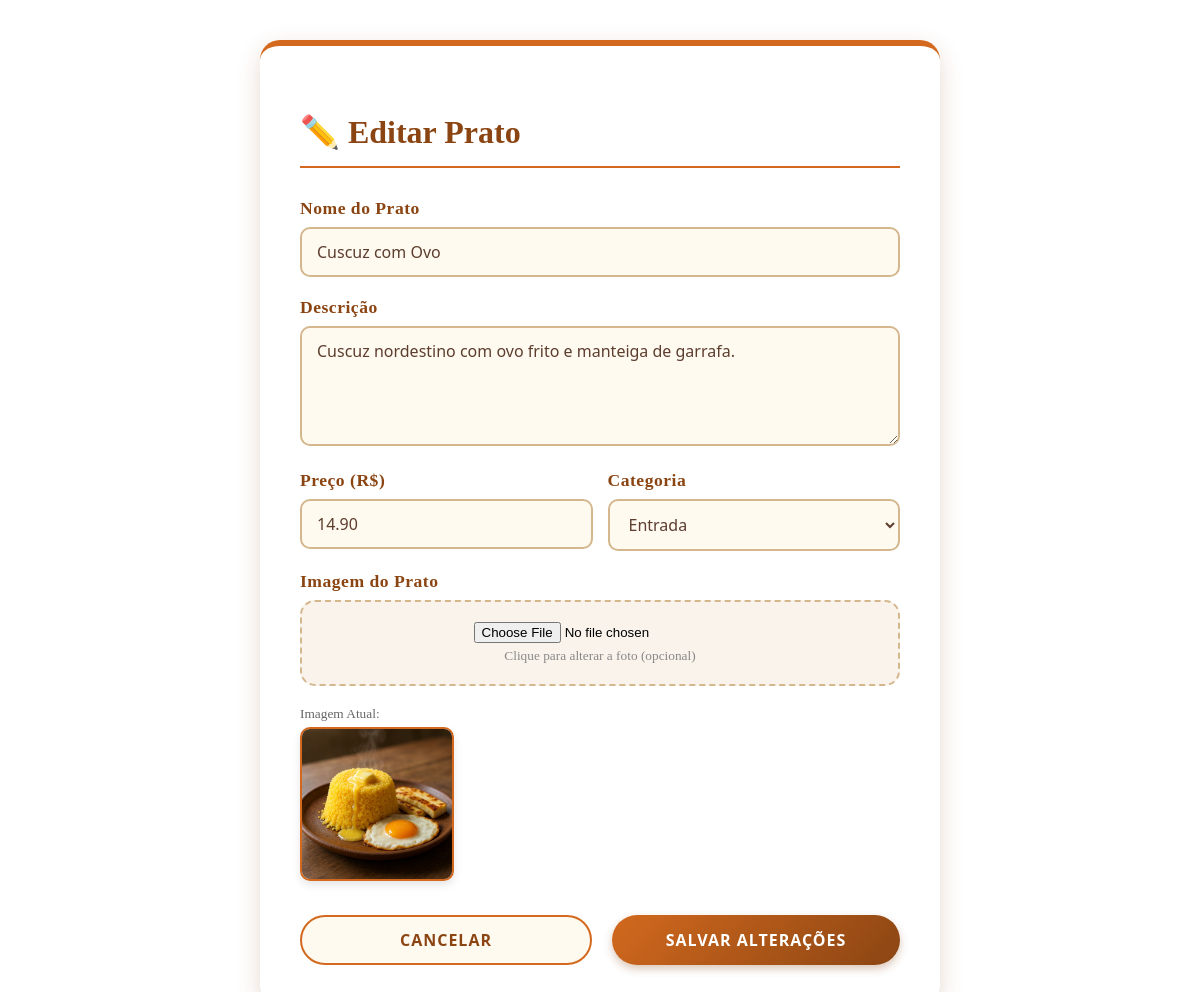
/pratos/editar.php?id=1, run on the app's committed database.
### tables this page shows
CREATE TABLE pratos (
    id INT PRIMARY KEY AUTO_INCREMENT,
    nome VARCHAR(100),
    descricao TEXT,
    preco DECIMAL(10,2),
    imagem VARCHAR(255),
    categoria_id INT,
    FOREIGN KEY (categoria_id) REFERENCES categorias(id)
);

CREATE TABLE categorias (
    id INT PRIMARY KEY AUTO_INCREMENT,
    nome VARCHAR(50)
);

### pratos/editar.php (the view, shortened to what this page needs)
<?php
include ("../conexao/conexao.php");
$id = $_GET['id'];
$sql_busca = "SELECT * FROM pratos WHERE id=$id";
$result_busca = $conn->query($sql_busca);
$prato = $result_busca->fetch_assoc();
$categorias = $conn->query("SELECT * FROM categorias");
?>
<!DOCTYPE html>
<html lang="pt-br">
<head>
    <link rel="stylesheet" href="../css/editar.css">
</head>
<body>
<div class="form-container">
    <h2>✏️ Editar Prato</h2>
    <form method="POST" enctype="multipart/form-data">
        <label for="nome">Nome do Prato</label>
        <input type="text" id="nome" name="nome" value="<?= htmlspecialchars($prato['nome']) ?>" required>
        <label for="descricao">Descrição</label>
        <textarea id="descricao" name="descricao" required><?= htmlspecialchars($prato['descricao']) ?></textarea>
        <div style="display: flex; gap: 15px;">
            <div style="flex: 1;">
                <label for="preco">Preço (R$)</label>
                <input type="number" step="0.01" id="preco" name="preco" value="<?= $prato['preco'] ?>" required>
            </div>
            <div style="flex: 1;">
                <label for="categoria">Categoria</label>
                <select id="categoria" name="categoria_id">
                    <?php while ($cat = $categorias->fetch_assoc()) { ?>
                        <option value="<?= $cat['id'] ?>" <?= ($cat['id'] == $prato['categoria_id']) ? 'selected' : '' ?>>
                            <?= $cat['nome'] ?>
                        </option>
                    <?php } ?>
                </select>
            </div>
        </div>
        <label>Imagem do Prato</label>
        <div class="file-input-wrapper">
            <input type="file" name="arquivo" accept="image/*">
            <small style="color: #888; display: block; margin-top: 5px;">Clique para alterar a foto (opcional)</small>
        </div>
        <?php if(!empty($prato['imagem'])): ?>
            <div class="preview-container">
                <small style="display:block; margin-bottom:5px; color:#666">Imagem Atual:</small>
                <?php
                    $imgSrc = (strpos($prato['imagem'], 'http') === 0) ? $prato['imagem'] : "../img/" . $prato['imagem'];
                ?>
                <img src="<?= $imgSrc ?>" class="img-preview" alt="Imagem atual">
            </div>
        <?php endif; ?>
        <div class="btn-group">
            <a href="index.php" class="btn-form btn-cancel">
                 Cancelar
            </a>
            <button type="submit" class="btn-form btn-save">
                 Salvar Alterações
            </button>
        </div>
    </form>
</div>
</body>
</html>

### css/editar.css (style rules this page uses)
.form-container { max-width: 600px; margin: 40px auto; background: white; padding: 40px; border-radius: 20px; box-shadow: 0 8px 25px rgba(139, 69, 19, 0.2); border-top: 6px solid #d2691e; animation: fadeIn 0.5s ease-in-out; }
.form-container h2 { color: #8b4513; font-size: 2em; border-bottom: 2px solid #d2691e; padding-bottom: 15px; margin-bottom: 30px; text-shadow: none; }
.form-container label { display: block; color: #8b4513; font-weight: bold; margin-bottom: 8px; font-size: 1.1em; letter-spacing: 0.5px; }
.form-container input[type="text"], .form-container input[type="number"], .form-container textarea, .form-container select { width: 100%; padding: 12px 15px; border-radius: 10px; border: 2px solid #d4b78c; background-color: #fffaf0; color: #5c3d2e; font-size: 1em; outline: none; transition: all 0.3s ease; box-sizing: border-box; margin-bottom: 20px; font-family: 'Segoe UI', Tahoma, Geneva, Verdana, sans-serif; }
.form-container textarea { min-height: 120px; resize: vertical; }
.file-input-wrapper { border: 2px dashed #d4b78c; background-color: #faf3eb; padding: 20px; text-align: center; border-radius: 15px; margin-bottom: 20px; transition: all 0.3s ease; cursor: pointer; }
.file-input-wrapper input[type="file"] { border: none; background: transparent; padding: 0; margin: 0; }
.img-preview { max-width: 100%; height: 150px; object-fit: cover; border-radius: 10px; border: 2px solid #d2691e; box-shadow: 0 4px 8px rgba(0, 0, 0, 0.1); }
.btn-group { display: flex; gap: 15px; margin-top: 10px; }
.btn-form { flex: 1; padding: 12px 20px; border: none; border-radius: 25px; font-size: 1.1em; font-weight: bold; text-transform: uppercase; letter-spacing: 1px; cursor: pointer; transition: all 0.3s ease; text-align: center; text-decoration: none; display: inline-block; }
.btn-save { background: linear-gradient(135deg, #d2691e, #8b4513); color: white; box-shadow: 0 4px 8px rgba(139, 69, 19, 0.3); }
.btn-cancel { background-color: #e0e0e0; color: #5c3d2e; border: 2px solid #ccc; }
.btn-group { display: flex; gap: 20px; margin-top: 30px; }
.btn-form { flex: 1; padding: 12px 25px; border-radius: 25px; font-weight: bold; text-transform: uppercase; letter-spacing: 1px; cursor: pointer; transition: all 0.3s ease; text-align: center; text-decoration: none; display: flex; justify-content: center; align-items: center; font-size: 1em; font-family: 'Segoe UI', Tahoma, Geneva, Verdana, sans-serif; border: none; }
.btn-cancel { background-color: #fffaf0; color: #8b4513; border: 2px solid #d2691e; box-shadow: none; }

### data on the page
pratos: nome "Cuscuz com Ovo", descricao "Cuscuz nordestino com ovo frito e manteiga de garrafa.", preco "14.90", categoria_id "Entrada", imagem (picture)
